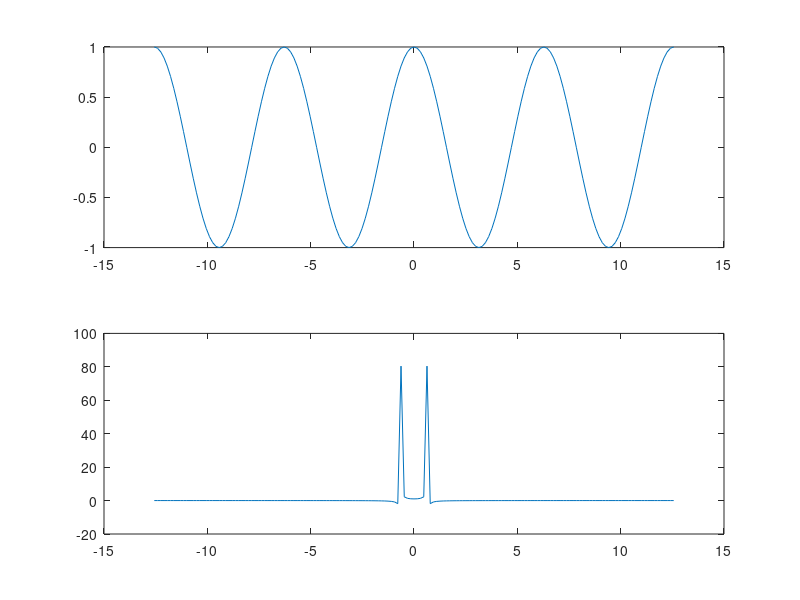
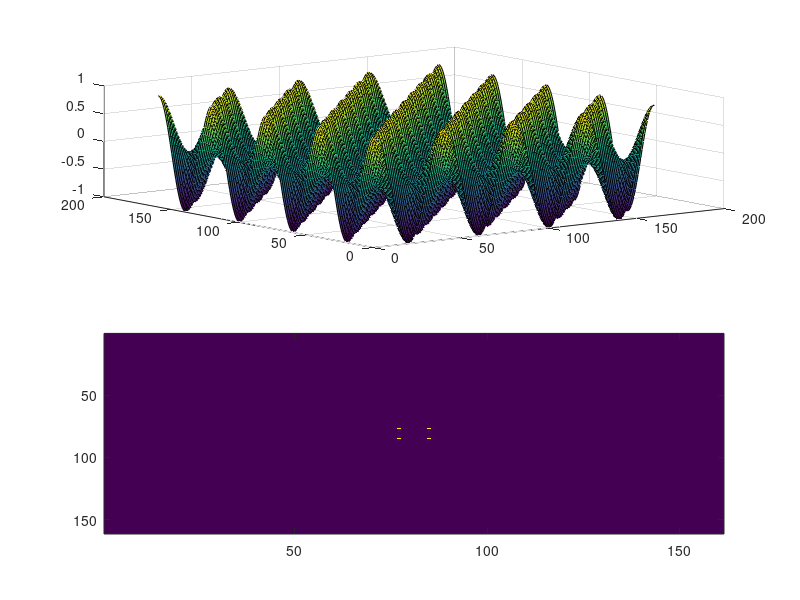
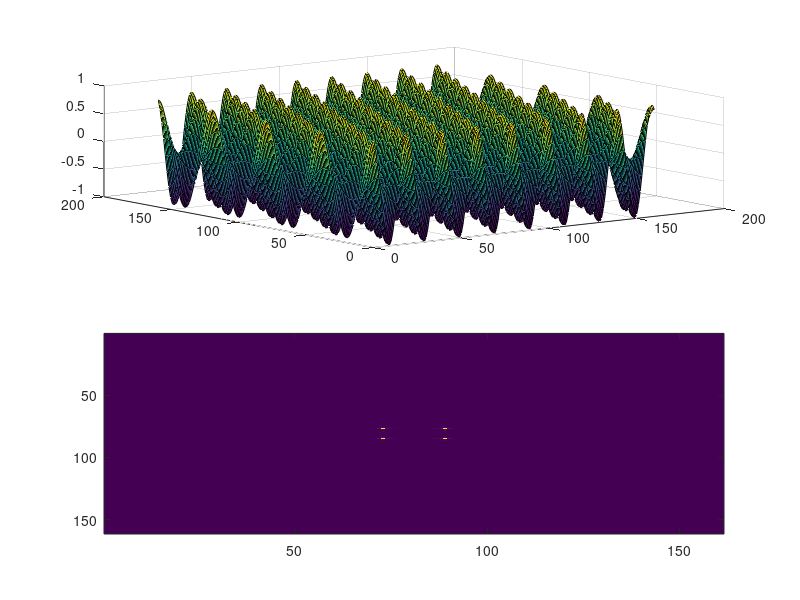

Here is the MATLAB script that generated these plots, in order:
% 1d cosine function
x=-4*pi:pi/20:4*pi;
y=cos(x);
subplot(2,1,1);
plot(x,y);
% Fourier transform of a cosine function of frequency w is 2 diracs at -w and +w
fy=fftshift(fft(y));
subplot(2,1,2);
plot(x,fy);

% Generate a simple 2d wave function
figure;
x=-4*pi:pi/20:4*pi;
y2=cos(x)'*cos(x); 
subplot(2,1,1);
surf(y2);
fy=fft2(y2);
subplot(2,1,2);
% Display real part
imagesc(abs(fftshift(fy)));

% change the frequency and phase of the wave.
figure;
x=-4*pi:pi/20:4*pi;
y2=cos(x)'*cos(2*x+pi/8); 
subplot(2,1,1);
surf(y2);
fy=fft2(y2);
subplot(2,1,2);
imagesc(abs(fftshift(fy)));